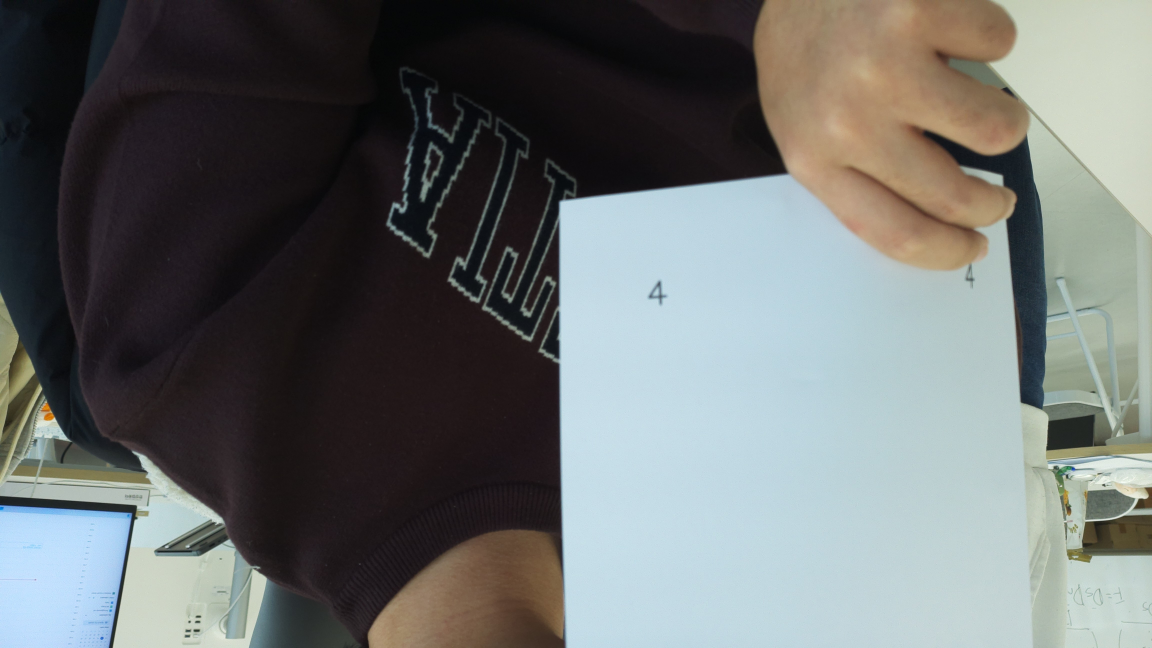
#> input picture raw_img.jpg, 4608 x 2592 px, found by its file name (shown at 1/4 size)
$ python cal_final.py
#> lines starting #> are read from the running program, lines starting #| are printed output that depends on the picture
#ArUco 마커는 좌상단 우상단 우하단 좌하단 에 12, 18, 27, 5 순으로 배치(6*6크기의 마커)
import subprocess
import cv2
import numpy as np
import matplotlib.pyplot as plt

#1 사진 촬영
subprocess.run([
    "libcamera-jpeg", "-o", "/home/userk/cal_img/raw/raw_img.jpg",
    "--width", "1920", "--height", "1440",
    "--shutter", "5000",  # 셔터 속도 (마이크로초 단위, 값이 작을수록 어두워짐)
    "--gain", "1"         # 감도 (ISO와 유사, 값이 작을수록 어두워짐)
])
#> (this line was passed over: subprocess is not available in this run)

print("사진 촬영 완료")

#1.5 사진 회전(카메라가 뒤집혔을 때)
# 이미지를 불러오기
img0 = cv2.imread("/home/userk/cal_img/raw/raw_img.jpg")
#> img0 is the input picture: shape (2592, 4608, 3); mean B, G, R 110.6, 111.7, 107.9

# 180도 회전
rotated_img = cv2.rotate(img0, cv2.ROTATE_180)
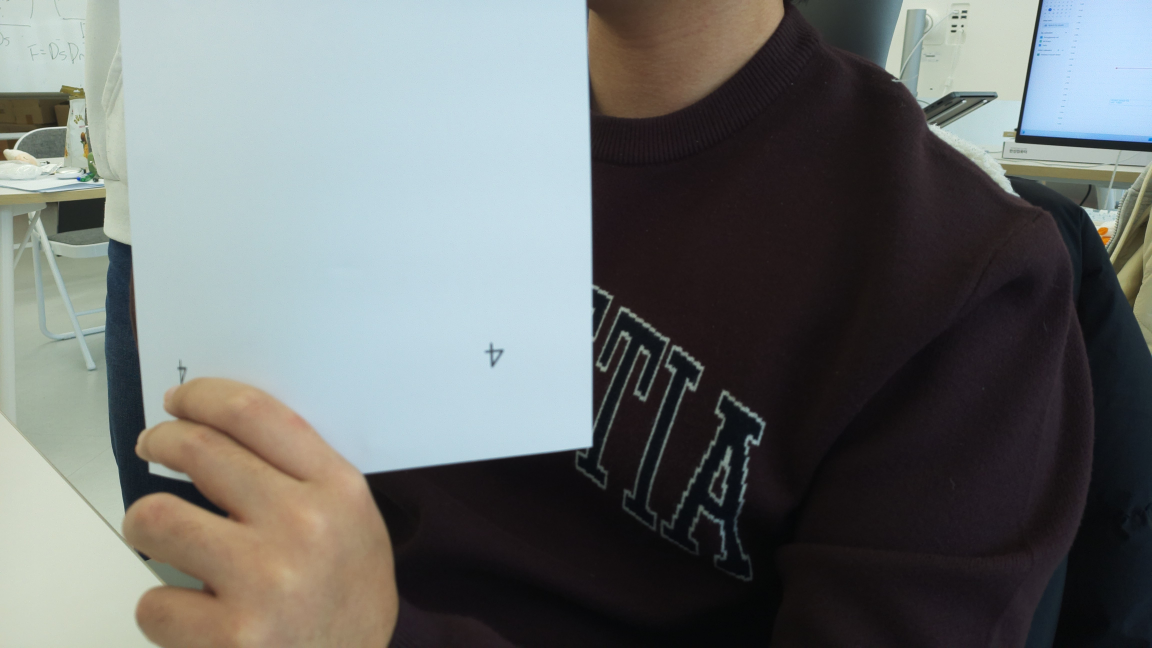
#> rotated_img: shape (2592, 4608, 3) (shown at 1/4 size); mean B, G, R 110.6, 111.7, 107.9

# 이미지를 저장
save_path = "/home/userk/cal_img/raw/raw_img.jpg"
cv2.imwrite(save_path, rotated_img)

#2 왜곡보정
def undistort_image(image_path, camera_matrix, dist_coeffs, target_size=(640*3, 480*3)):
    # 원본 이미지 로드
#> called with image_path = '/home/userk/cal_img/raw/raw_img.jpg', camera_matrix = array of shape (3, 3), dist_coeffs = array of shape (5,), target_size = (1920, 1440)
    image = cv2.imread(image_path)
    if image is None:
        print(f"Error: Cannot load image at {image_path}")
        return None, None

    # 이미지 크기 변경 (640x480)
    image_resized = cv2.resize(image, target_size)
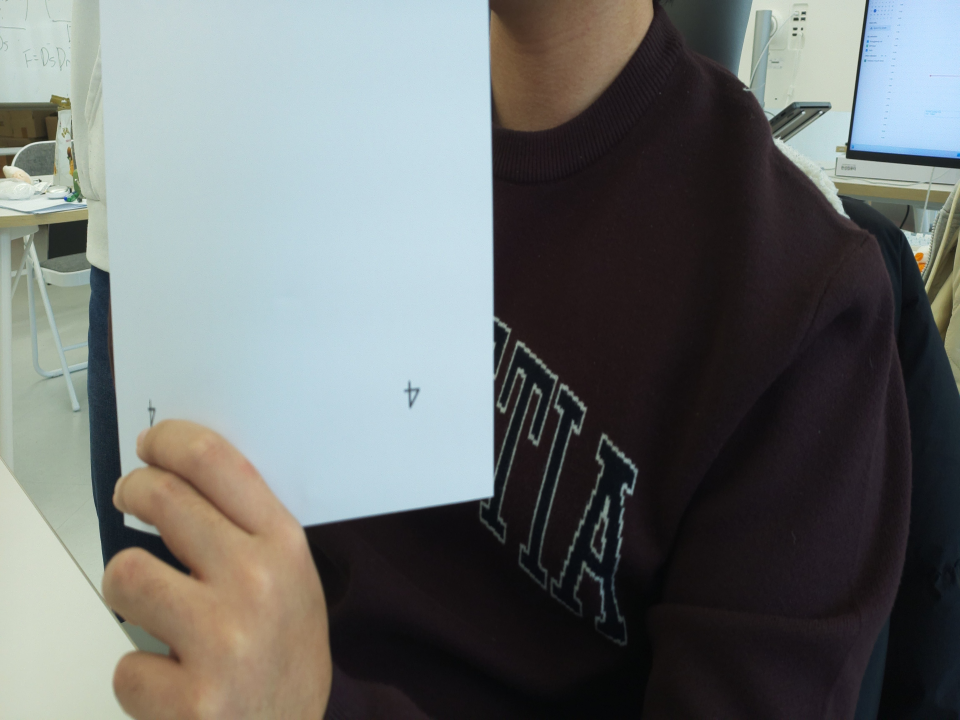
#> image_resized: shape (1440, 1920, 3) (shown at 1/2 size); mean B, G, R 110.5, 111.6, 107.8

    # 왜곡 보정
    h, w = image_resized.shape[:2]
#> h = 1440; w = 1920
    new_camera_matrix, roi = cv2.getOptimalNewCameraMatrix(camera_matrix, dist_coeffs, (w, h), 1, (w, h))
#> roi = (4, 9, 1909, 1423)
    undistorted_image = cv2.undistort(image_resized, camera_matrix, dist_coeffs, None, new_camera_matrix)
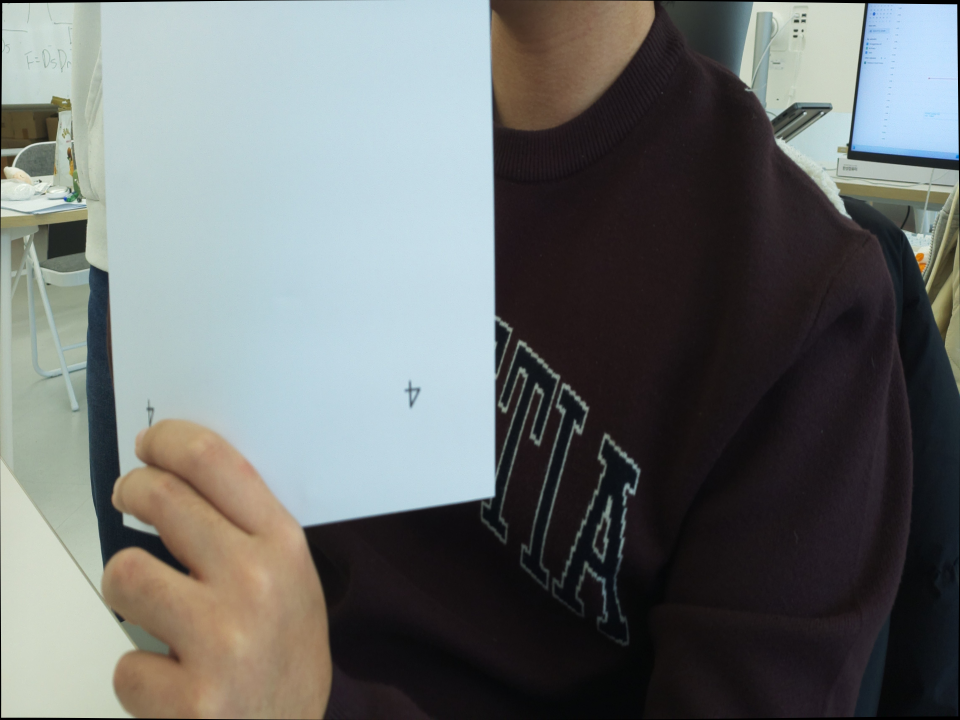
#> undistorted_image: shape (1440, 1920, 3) (shown at 1/2 size); mean B, G, R 109.9, 111, 107.2

    return image_resized, undistorted_image

# MAIN: 실행
if __name__ == "__main__":
    # 카메라 매트릭스 및 왜곡 계수
    camera_matrix = np.array(
        [
            [1.90296778e+03, 0.00000000e+00, 9.62538876e+02],
            [0.00000000e+00, 1.90259449e+03, 6.99587164e+02],
            [0.00000000e+00, 0.00000000e+00, 1.00000000e+00]
        ]
    )

    dist_coeffs = np.array([-0.00159553,  0.25363958, -0.00156397,  0.00185892, -0.41956662])

    # 테스트 이미지 경로
    image_path = "/home/userk/cal_img/raw/raw_img.jpg"  # 촬영한 이미지 경로

    # 왜곡 보정
    original, undistorted = undistort_image(image_path, camera_matrix, dist_coeffs)

    if original is not None and undistorted is not None:
        # 보정된 이미지 저장
        save_path = "/home/userk/cal_img/cal/cal_img.jpg"
        cv2.imwrite(save_path, undistorted)
        print(f"Undistorted image saved to {save_path}")


#3 원근감 보정
# 아루코 표식의 크기 (실제 크기 또는 픽셀 크기)
marker_length = 0.03  # 실제 크기 (예: 10cm)
arUco_dict = cv2.aruco.getPredefinedDictionary(cv2.aruco.DICT_4X4_50)  # 아루코 사전 정의
parameters = cv2.aruco.DetectorParameters()


# 이미지를 불러오기
img = cv2.imread("/home/userk/cal_img/cal/cal_img.jpg")

# 그레이스케일로 변환
gray = cv2.cvtColor(img, cv2.COLOR_BGR2GRAY)
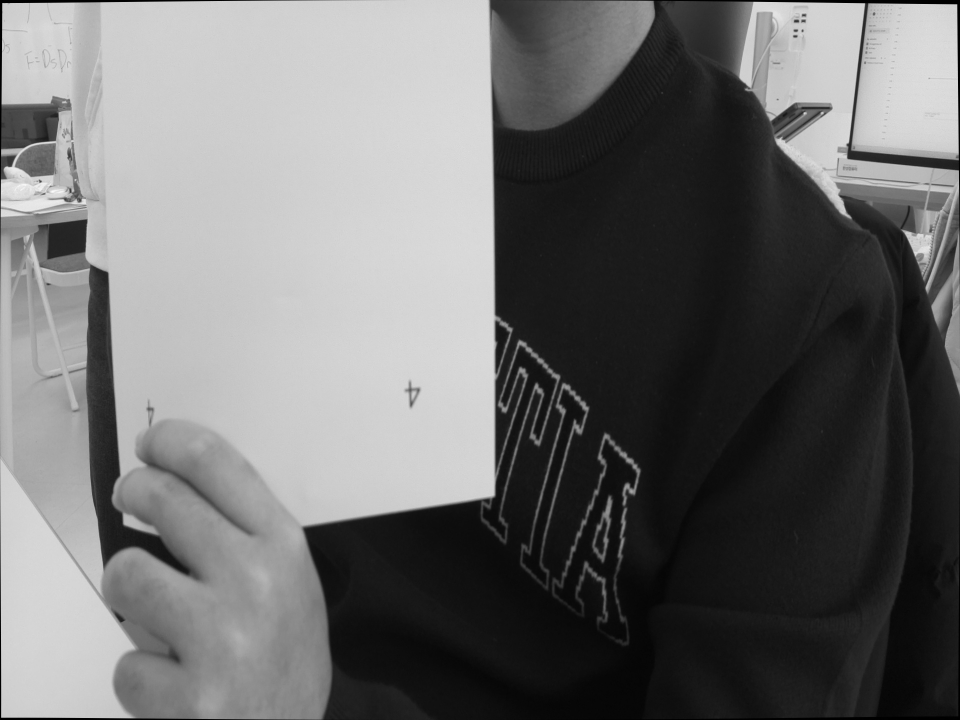
#> gray: shape (1440, 1920) (shown at 1/2 size); min 0, max 253, mean 109.7

# 아루코 마커 검출
detector = cv2.aruco.ArucoDetector(arUco_dict, parameters)
corners, ids, rejectedImgPoints = detector.detectMarkers(gray)
#> corners = (); ids = None; rejectedImgPoints = 12 items
print(corners)
print(ids)
#| None

# 원하는 마커 ID 순서
desired_ids = [12, 18, 27, 5]

if ids is not None:
    marker_centers = []  # 마커 중심 좌표를 저장할 리스트

    # 아루코 표식이 인식되었을 경우
    for i in range(len(ids)):
        marker_id = ids[i][0]
        if marker_id in desired_ids:
            # 각 마커의 중심 좌표 계산
            marker_corners = corners[i][0]  # 4개의 모서리 좌표
            center_x = np.mean(marker_corners[:, 0])  # x 좌표의 평균
            center_y = np.mean(marker_corners[:, 1])  # y 좌표의 평균
            print(f"Marker {marker_id} center: ({center_x}, {center_y})")

            # 중심 좌표를 리스트에 추가
            marker_centers.append([center_x, center_y])

# 마커들의 순서를 desired_ids에 맞게 재정렬
    marker_centers_sorted = []
    for marker_id in desired_ids:
        for i, id in enumerate(ids):
            if id[0] == marker_id:
                marker_corners = corners[i][0]
                center_x = np.mean(marker_corners[:, 0])
                center_y = np.mean(marker_corners[:, 1])
                marker_centers_sorted.append([center_x, center_y])
                break

    # pts1을 마커의 중심 좌표들로 설정 (desired_ids 순서대로)
    if len(marker_centers_sorted) == 4:
        pts1 = np.array(marker_centers_sorted, dtype="float32")
        print(f"pts1 (marker centers): {pts1}")

        # 정면에서 본 이미지의 4개의 좌표 (임의로 설정한 예시)
        width = 300*4  # 변환 후 출력 이미지의 너비
        height = 355*4  # 변환 후 출력 이미지의 높이
        pts2 = np.array([[0, 0], [width - 1, 0], [width - 1, height - 1], [0, height - 1]], dtype="float32")

        # 호모그래피 행렬 계산
        matrix, mask = cv2.findHomography(pts1, pts2)

        # 원근 변환 적용
        dst = cv2.warpPerspective(img, matrix, (width, height))

        # 변환된 이미지 저장
        save_path = "/home/userk/cal_img/fin/fin_cal_img.jpg"
        cv2.imwrite(save_path, dst)


        print(f"Corrected image saved to {save_path}")

    else:
        print("Not enough markers detected to calculate perspective.")
else:
    print("No ArUco markers detected.")

$ run again, with 01.jpg copied over raw_img.jpg
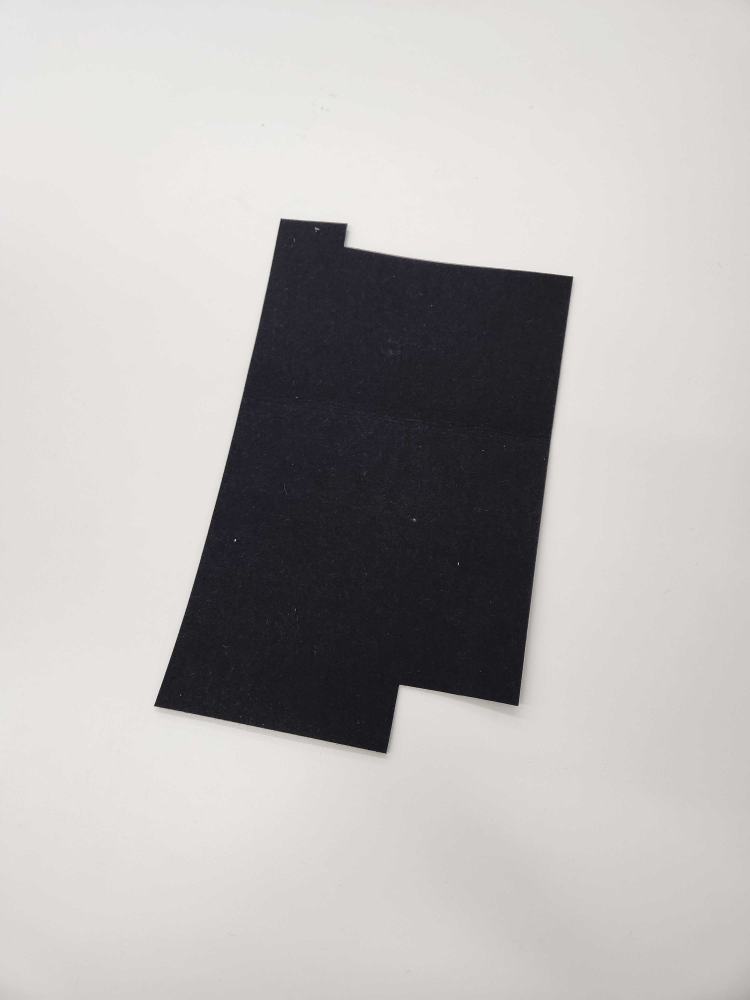
#> input picture 01.jpg, 3000 x 4000 px, found by its file name (shown at 1/4 size)
#> img0 is the input picture: shape (4000, 3000, 3); mean B, G, R 179.9, 181.2, 184.1
#> `rotated_img = cv2.rotate(img0, cv2.ROTATE_180)`:
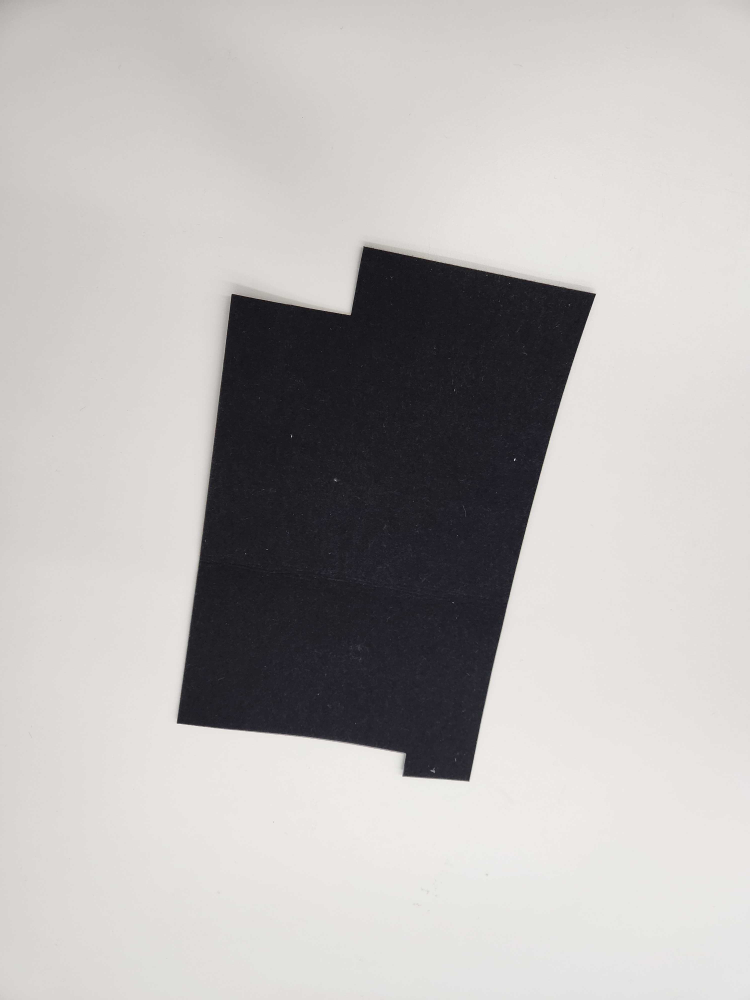
#> rotated_img: shape (4000, 3000, 3) (shown at 1/4 size); mean B, G, R 179.9, 181.2, 184.1
#> in undistort_image, `image_resized = cv2.resize(image, target_size)`:
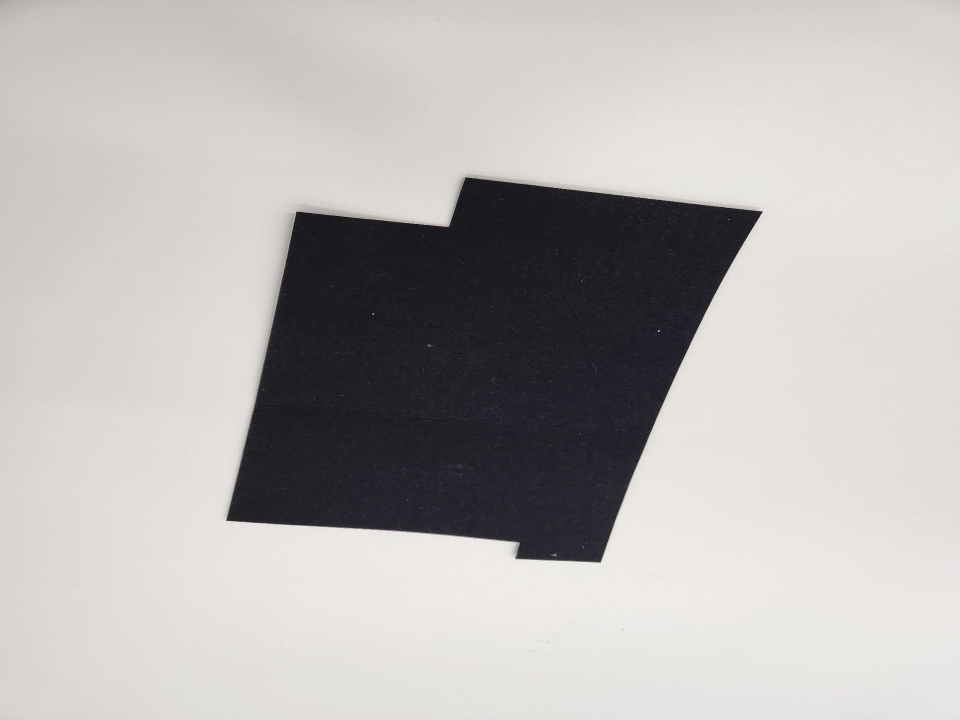
#> image_resized: shape (1440, 1920, 3) (shown at 1/2 size); mean B, G, R 179.9, 181.1, 184.1
#> corners = (); ids = None; rejectedImgPoints = ([[1530, 422], [1205, 1125], [450, 1041], [593, 421]],)
#| None
